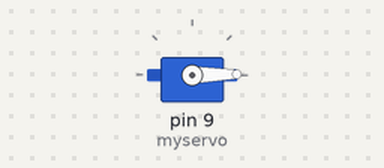
A sketch run on a simulated Arduino Uno, built with avr-gcc and run on an emulated ATmega328P. Parts: servo.

Above: at 0.05 s.
At 1.35 s:
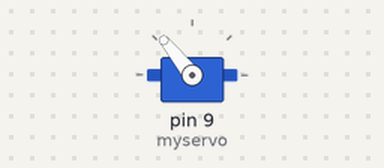
At 2.7 s:
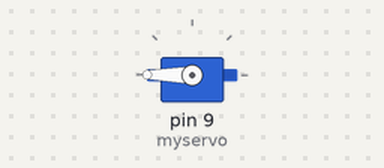
At 5.35 s:
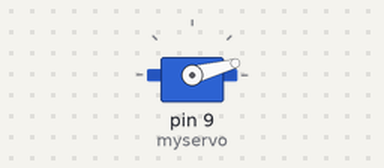
Timing chart, 0 to 7.1 s (numbered marks = the images above):
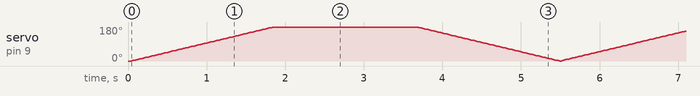

The sketch:

servo_test.ino
```cpp
#include <Servo.h>

Servo myservo;  // create servo object to control a servo
// twelve servo objects can be created on most boards

int pos = 0;    // variable to store the servo position
int cycles = 0;
bool looping = true;

void setup() {
  myservo.attach(9);  // attaches the servo on pin 9 to the servo object
}

void loop() {
  myservo.write(0);
  delay(30);    // Reset position
  while (looping) {
    for (cycles = 0; cycles < 2; cycles += 1) {

      for (pos = 0; pos <= 270; pos += 1) { // goes from 0 degrees to 180 degrees
        // in steps of 1 degree
        myservo.write(pos);              // tell servo to go to position in variable 'pos'
        delay(10);                       // waits 15ms for the servo to reach the position
      }
      for (pos = 270; pos >= 0; pos -= 1) { // goes from 180 degrees to 0 degrees
        myservo.write(pos);              // tell servo to go to position in variable 'pos'
        delay(10);                       // waits 15ms for the servo to reach the position
      }
   }
   looping = false;
  }
}
```
